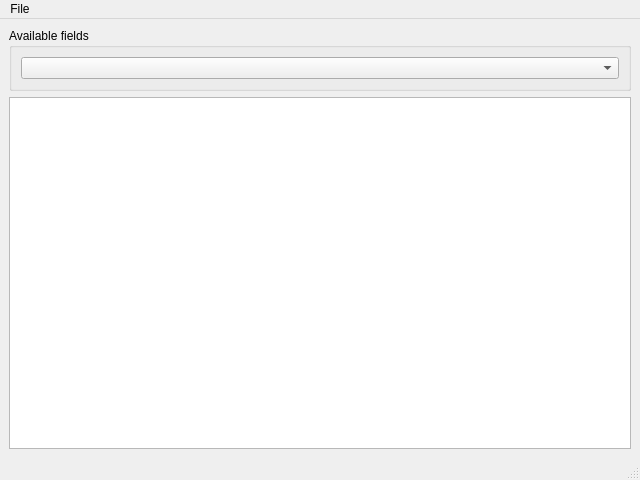
<?xml version="1.0" encoding="UTF-8"?>
<ui version="4.0">
 <class>MainWindow</class>
 <widget class="QMainWindow" name="MainWindow">
  <property name="geometry">
   <rect>
    <x>0</x>
    <y>0</y>
    <width>640</width>
    <height>480</height>
   </rect>
  </property>
  <property name="windowTitle">
   <string>MainWindow</string>
  </property>
  <widget class="QWidget" name="centralwidget">
   <layout class="QVBoxLayout" name="verticalLayout">
    <item>
     <widget class="QGroupBox" name="groupBox">
      <property name="title">
       <string>Available fields</string>
      </property>
      <layout class="QVBoxLayout" name="verticalLayout_2">
       <item>
        <widget class="QComboBox" name="cb_heads"/>
       </item>
      </layout>
     </widget>
    </item>
    <item>
     <widget class="QTableView" name="tableView"/>
    </item>
   </layout>
  </widget>
  <widget class="QMenuBar" name="menubar">
   <property name="geometry">
    <rect>
     <x>0</x>
     <y>0</y>
     <width>640</width>
     <height>22</height>
    </rect>
   </property>
   <widget class="QMenu" name="menuFile">
    <property name="title">
     <string>File</string>
    </property>
    <addaction name="actionOpen"/>
    <addaction name="separator"/>
    <addaction name="actionQuit"/>
   </widget>
   <addaction name="menuFile"/>
  </widget>
  <widget class="QStatusBar" name="statusbar"/>
  <action name="actionOpen">
   <property name="text">
    <string>Open</string>
   </property>
   <property name="statusTip">
    <string>Open CSV file</string>
   </property>
  </action>
  <action name="actionQuit">
   <property name="text">
    <string>Quit</string>
   </property>
   <property name="statusTip">
    <string>Exit application</string>
   </property>
  </action>
 </widget>
 <resources/>
 <connections/>
</ui>
